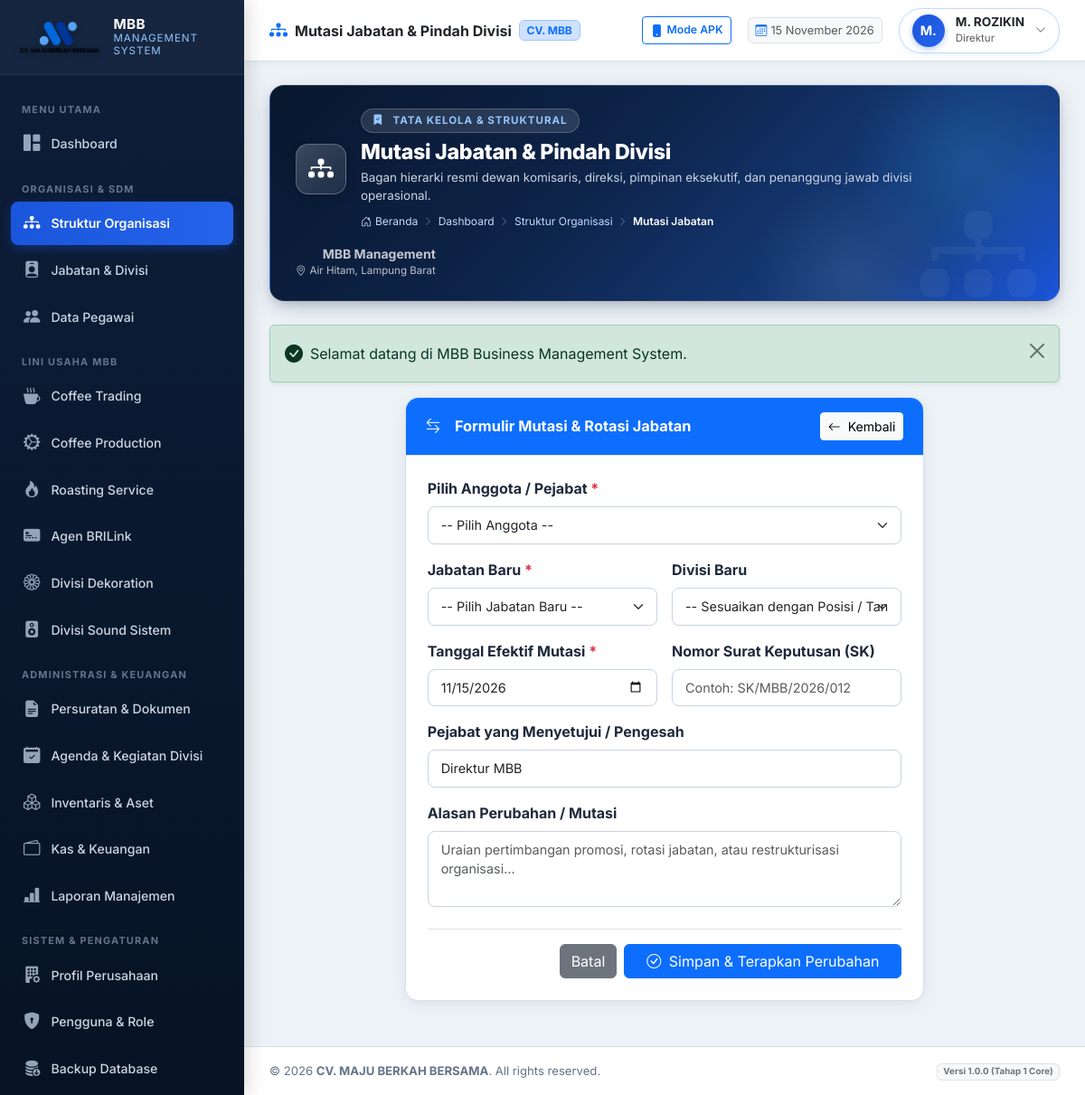
Screenshot of /modules/organization/mutate.php (signed in) with the database file from the repository.
### tables this page shows
CREATE TABLE `users` (
  `id` int(11) NOT NULL AUTO_INCREMENT,
  `username` varchar(50) NOT NULL,
  `email` varchar(100) NOT NULL,
  `password_hash` varchar(255) NOT NULL,
  `role_id` int(11) NOT NULL,
  `employee_id` int(11) DEFAULT NULL,
  `is_active` tinyint(1) DEFAULT 1,
  `must_change_password` tinyint(1) DEFAULT 0,
  `last_login_at` datetime DEFAULT NULL,
  `last_login_ip` varchar(45) DEFAULT NULL,
  `created_at` datetime DEFAULT current_timestamp(),
  `updated_at` datetime DEFAULT current_timestamp() ON UPDATE current_timestamp(),
  PRIMARY KEY (`id`),
  UNIQUE KEY `username` (`username`),
  UNIQUE KEY `email` (`email`),
  UNIQUE KEY `employee_id` (`employee_id`),
  KEY `fk_user_role` (`role_id`),
  CONSTRAINT `fk_user_emp` FOREIGN KEY (`employee_id`) REFERENCES `employees` (`id`) ON DELETE SET NULL,
  CONSTRAINT `fk_user_role` FOREIGN KEY (`role_id`) REFERENCES `roles` (`id`)
);

CREATE TABLE `employees` (
  `id` int(11) NOT NULL AUTO_INCREMENT,
  `employee_code` varchar(30) NOT NULL,
  `full_name` varchar(150) NOT NULL,
  `gender` enum('L','P') DEFAULT 'L',
  `phone_number` varchar(30) DEFAULT NULL,
  `email` varchar(100) DEFAULT NULL,
  `address` text DEFAULT NULL,
  `division_id` int(11) DEFAULT NULL,
  `position_id` int(11) DEFAULT NULL,
  `join_date` date DEFAULT NULL,
  `employment_status` enum('TETAP','KONTRAK','MAGANG','HONORER') DEFAULT 'TETAP',
  `is_active` tinyint(1) DEFAULT 1,
  `avatar` varchar(255) DEFAULT NULL,
  `notes` text DEFAULT NULL,
  `created_at` datetime DEFAULT current_timestamp(),
  `updated_at` datetime DEFAULT current_timestamp() ON UPDATE current_timestamp(),
  PRIMARY KEY (`id`),
  UNIQUE KEY `employee_code` (`employee_code`),
  KEY `fk_emp_div` (`division_id`),
  KEY `fk_emp_pos` (`position_id`),
  CONSTRAINT `fk_emp_div` FOREIGN KEY (`division_id`) REFERENCES `divisions` (`id`) ON DELETE SET NULL,
  CONSTRAINT `fk_emp_pos` FOREIGN KEY (`position_id`) REFERENCES `positions` (`id`) ON DELETE SET NULL
);

CREATE TABLE `positions` (
  `id` int(11) NOT NULL AUTO_INCREMENT,
  `position_code` varchar(20) NOT NULL,
  `position_name` varchar(100) NOT NULL,
  `division_id` int(11) DEFAULT NULL,
  `parent_position_id` int(11) DEFAULT NULL,
  `level_rank` int(11) DEFAULT 1,
  `job_description` text DEFAULT NULL,
  `is_active` tinyint(1) DEFAULT 1,
  `created_at` datetime DEFAULT current_timestamp(),
  `updated_at` datetime DEFAULT current_timestamp() ON UPDATE current_timestamp(),
  PRIMARY KEY (`id`),
  UNIQUE KEY `position_code` (`position_code`),
  KEY `fk_pos_div` (`division_id`),
  KEY `fk_pos_parent` (`parent_position_id`),
  CONSTRAINT `fk_pos_div` FOREIGN KEY (`division_id`) REFERENCES `divisions` (`id`) ON DELETE SET NULL,
  CONSTRAINT `fk_pos_parent` FOREIGN KEY (`parent_position_id`) REFERENCES `positions` (`id`) ON DELETE SET NULL
);

### config/app.php (called while the page is built)
<?php
$isHttps = (!empty($_SERVER['HTTPS']) && $_SERVER['HTTPS'] !== 'off')
    || (!empty($_SERVER['HTTP_X_FORWARDED_PROTO']) && $_SERVER['HTTP_X_FORWARDED_PROTO'] === 'https')
    || (!empty($_SERVER['HTTP_CF_VISITOR']) && strpos($_SERVER['HTTP_CF_VISITOR'], 'https') !== false)
    || (($_SERVER['SERVER_PORT'] ?? 80) == 443);
$protocol = $isHttps ? "https://" : "http://";
$host = $_SERVER['HTTP_HOST'] ?? 'localhost';
$docRoot = !empty($_SERVER['DOCUMENT_ROOT']) ? str_replace('\\', '/', realpath($_SERVER['DOCUMENT_ROOT'])) : '';
$appRoot = str_replace('\\', '/', realpath(__DIR__ . '/..'));
if (!empty($docRoot) && str_starts_with($appRoot, $docRoot)) {
    $relative = trim(substr($appRoot, strlen($docRoot)), '/\\');
    $baseFolder = !empty($relative) ? '/' . $relative . '/' : '/';
} else {
    if ($host !== 'localhost' && !str_starts_with($host, '127.0.0.1') && !str_starts_with($host, '192.168.')) {
        $baseFolder = '/';
    } else {
        $baseFolder = '/cvmbb/';
    }
}
$baseUrl = $protocol . $host . $baseFolder;
return [
    'app_name'    => 'MBB BUSINESS MANAGEMENT SYSTEM',
    'app_version' => '1.0.0',
    'app_env'     => 'development',
    'base_url'    => rtrim($baseUrl, '/') . '/',
    'timezone'    => 'Asia/Jakarta',
    'session_lifetime' => 86400,
    'company'     => [
        'name'       => 'CV. MAJU BERKAH BERSAMA',
        'short_name' => 'MBB',
        'address'    => 'Jln. Raya Gunung Terang No. 09, Kecamatan Air Hitam, Kabupaten Lampung Barat',
        'logo'       => 'assets/images/logo.png',
        'tagline'    => 'Integritas, Kualitas, dan Keberkahan Usaha',
    ]
];

### core/Auth.php (called while the page is built, shortened)
<?php
require_once __DIR__ . '/../helpers/utils.php';
class Auth {
    private static ?array $cachedUser = null;
    public static function check(): bool {
        $timeout = 86400;
        return true;
    }
    public static function user(): ?array {
        if (self::$cachedUser !== null) {
            return self::$cachedUser;
        }
        $db = Database::getInstance();
        $stmt = $db->prepare("
            SELECT u.*, r.role_name, r.role_title, e.full_name, e.employee_code, p.position_name, d.division_name
            FROM users u
            INNER JOIN roles r ON u.role_id = r.id
            LEFT JOIN employees e ON u.employee_id = e.id
            LEFT JOIN positions p ON e.position_id = p.id
            LEFT JOIN divisions d ON e.division_id = d.id
            WHERE u.id = ?
        ");
        $stmt->execute([$_SESSION['user_id']]);
        self::$cachedUser = $stmt->fetch() ?: null;
        return self::$cachedUser;
    }
}

### modules/organization/mutate.php (the view, shortened to what this page needs)
<?php
require_once __DIR__ . '/../../core/Auth.php';
require_once __DIR__ . '/../../helpers/utils.php';
$pageTitle = 'Mutasi Jabatan & Pindah Divisi';
$currentModule = 'organization';
$pageBreadcrumbs = [
    'Dashboard' => base_url('index.php'),
    'Struktur Organisasi' => base_url('modules/organization/index.php'),
    'Mutasi Jabatan' => null
];
require_once __DIR__ . '/../../components/header.php';
require_once __DIR__ . '/../../components/sidebar.php';
require_once __DIR__ . '/../../components/topbar.php';
?>
<div class="row justify-content-center">
    <div class="col-lg-8">
        <div class="card-mbb">
            <div class="card-mbb-header bg-primary text-white">
                <h5 class="card-mbb-title text-white">
                    <i class="bi bi-arrow-left-right me-2"></i> Formulir Mutasi & Rotasi Jabatan
                </h5>
                <a href="<?= base_url('modules/organization/index.php') ?>" class="btn btn-sm btn-light">
                    <i class="bi bi-arrow-left me-1"></i> Kembali
                </a>
            </div>
            <div class="card-mbb-body p-4">
                <form method="POST" action="">
                    <div class="mb-3">
                        <label class="form-label fw-bold">Pilih Anggota / Pejabat <span class="text-danger">*</span></label>
                        <select name="employee_id" id="employee_id" class="form-select select2" required>
                            <option value="">-- Pilih Anggota --</option>
                        </select>
                    </div>
                    <div class="row g-3 mb-3">
                        <div class="col-md-6">
                            <label class="form-label fw-bold">Jabatan Baru <span class="text-danger">*</span></label>
                            <select name="new_position_id" class="form-select" required>
                                <option value="">-- Pilih Jabatan Baru --</option>
                            </select>
                        </div>
                        <div class="col-md-6">
                            <label class="form-label fw-bold">Divisi Baru</label>
                            <select name="new_division_id" class="form-select">
                                <option value="">-- Sesuaikan dengan Posisi / Tanpa Divisi --</option>
                            </select>
                        </div>
                    </div>
                    <div class="row g-3 mb-3">
                        <div class="col-md-6">
                            <label class="form-label fw-bold">Tanggal Efektif Mutasi <span class="text-danger">*</span></label>
                            <input type="date" name="change_date" value="<?= date('Y-m-d') ?>" class="form-control" required>
                        </div>
                        <div class="col-md-6">
                            <label class="form-label fw-bold">Nomor Surat Keputusan (SK)</label>
                            <input type="text" name="sk_number" class="form-control" placeholder="Contoh: SK/MBB/2026/012">
                        </div>
                    </div>
                    <div class="mb-3">
                        <label class="form-label fw-bold">Pejabat yang Menyetujui / Pengesah</label>
                        <input type="text" name="approved_by" class="form-control" value="Direktur MBB" required>
                    </div>
                    <div class="mb-4">
                        <label class="form-label fw-bold">Alasan Perubahan / Mutasi</label>
                        <textarea name="change_reason" class="form-control" rows="3" placeholder="Uraian pertimbangan promosi, rotasi jabatan, atau restrukturisasi organisasi..."></textarea>
                    </div>
                    <div class="d-flex justify-content-end gap-2 border-top pt-3">
                        <a href="<?= base_url('modules/organization/index.php') ?>" class="btn btn-secondary">Batal</a>
                        <button type="submit" class="btn btn-primary px-4">
                            <i class="bi bi-check-circle me-1"></i> Simpan & Terapkan Perubahan
                        </button>
                    </div>
                </form>
            </div>
        </div>
    </div>
</div>
<?php require_once __DIR__ . '/../../components/footer.php'; ?>

### components/topbar.php (shortened to what this page needs)
<?php
$user = Auth::user();
$displayName = $user['full_name'] ?? ($user['username'] ?? 'User');
$displayRole = $user['role_title'] ?? ($user['role_name'] ?? 'User');
$displayPos  = $user['position_name'] ?? $displayRole;
$initials    = strtoupper(substr($displayName, 0, 2));
$activeMeta = $moduleMetadata[$currentModule ?? 'dashboard'] ?? [
    'title'    => $pageTitle ?? 'MBB Management System',
    'category' => 'SISTEM INFORMASI TERPADU',
    'icon'     => 'bi-grid-fill',
    'desc'     => 'Sistem manajemen operasional terpadu CV. MAJU BERKAH BERSAMA'
];
$bannerTitle    = $pageTitle ?? $activeMeta['title'];
$bannerCategory = $pageCategory ?? $activeMeta['category'];
$bannerIcon     = $pageIcon ?? $activeMeta['icon'];
$bannerDesc     = $pageDesc ?? $activeMeta['desc'];
?>
<div class="main-content">
    <header class="topbar">
        <div class="topbar-left">
            <div class="d-flex align-items-center gap-2">
                <i class="bi <?= e($bannerIcon) ?> text-primary fs-5"></i>
                <span class="fw-bold text-dark fs-6"><?= e($bannerTitle) ?></span>
                <span class="badge bg-primary-subtle text-primary border border-primary-subtle d-none d-md-inline-block small">CV. MBB</span>
            </div>
        </div>
        <div class="topbar-right">
            <a href="<?= base_url('apk/index.php') ?>" class="btn btn-sm btn-outline-primary d-none d-sm-inline-flex align-items-center gap-1" title="Lihat Tampilan Aplikasi Mobile APK">
                <i class="bi bi-phone-fill"></i>
                <span class="small fw-semibold">Mode APK</span>
            </a>
            <div class="d-none d-md-flex align-items-center text-muted px-2 py-1 rounded bg-light border" style="font-size: 0.8rem;">
                <i class="bi bi-calendar3 me-1 text-primary"></i>
                <span><?= format_tanggal(date('Y-m-d')) ?></span>
            </div>
            <div class="dropdown">
                <div class="user-profile-badge" data-bs-toggle="dropdown" aria-expanded="false">
                    <div class="user-avatar"><?= e($initials) ?></div>
                    <div class="d-none d-sm-block text-start lh-1">
                        <div class="fw-bold text-dark" style="font-size: 0.85rem;"><?= e($displayName) ?></div>
                        <small class="text-muted" style="font-size: 0.72rem;"><?= e($displayPos) ?></small>
                    </div>
                    <i class="bi bi-chevron-down text-muted" style="font-size: 0.75rem;"></i>
                </div>
            </div>
        </div>
    </header>
    <div class="content-body">
        <div class="page-hero-banner">
            <i class="bi <?= e($bannerIcon) ?> banner-watermark-icon"></i>
            <div class="page-hero-content">
                <div class="banner-title-group">
                    <div class="banner-icon-box">
                        <i class="bi <?= e($bannerIcon) ?>"></i>
                    </div>
                    <div>
                        <div class="banner-badge-category">
                            <i class="bi bi-bookmark-check-fill me-1"></i> <?= e($bannerCategory) ?>
                        </div>
                        <h2 class="banner-page-title"><?= e($bannerTitle) ?></h2>
                        <p class="banner-page-desc"><?= e($bannerDesc) ?></p>
                        <?php if (!empty($pageBreadcrumbs)): ?>
                            <div class="banner-breadcrumbs">
                                <a href="<?= base_url('index.php') ?>"><i class="bi bi-house-door me-1"></i>Beranda</a>
                                <?php foreach ($pageBreadcrumbs as $label => $link): ?>
                                    <span class="separator"><i class="bi bi-chevron-right"></i></span>
                                    <?php if ($link): ?>
                                        <a href="<?= e($link) ?>"><?= e($label) ?></a>
                                    <?php else: ?>
                                        <span class="current"><?= e($label) ?></span>
                                    <?php endif; ?>
                                <?php endforeach; ?>
                            </div>
                        <?php endif; ?>
                    </div>
                </div>
                <div class="banner-actions">
                    <?php if (!empty($pageActionBtn)): ?>
                        <?= $pageActionBtn ?>
                    <?php else: ?>
                        <div class="d-none d-md-flex flex-column align-items-end text-end text-light opacity-75 small">
                            <div class="fw-bold text-white"><?= e(get_company_setting('company_short_name', 'MBB')) ?> Management</div>
                            <div style="font-size: 0.72rem;"><i class="bi bi-geo-alt me-1"></i>Air Hitam, Lampung Barat</div>
                        </div>
                    <?php endif; ?>
                </div>
            </div>
        </div>
        <?= flash_display() ?>

### rows the page displays
users: employee.full_name "M.", employee.full_name "M. ROZIKIN", positions.position_name "Direktur"

### other values shown
get_company_setting('company_short_name', 'MBB') "MBB"
$bannerTitle "Mutasi Jabatan & Pindah Divisi"
$bannerCategory "TATA KELOLA & STRUKTURAL"
$bannerDesc "Bagan hierarki resmi dewan komisaris, direksi, pimpinan eksekutif, dan penanggung jawab divisi operasional."
$label "Dashboard"
$label "Struktur Organisasi"
$label "Mutasi Jabatan"
$msg "Selamat datang di MBB Business Management System."
get_company_setting('company_name', 'CV. MAJU BERKAH BERSAMA') "CV. MAJU BERKAH BERSAMA"
